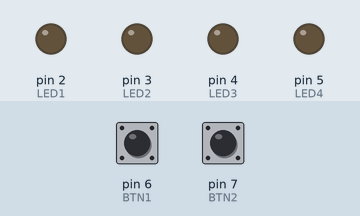
This sketch was run on a simulated Arduino Uno, built with avr-gcc and run on an emulated ATmega328P. On the bench: output pins drawn as LEDs (lit = HIGH). Dashed ring = blinking. Inputs (shaded band) come from the test bench; at power-on: pin 6 (BTN1) HIGH, pin 7 (BTN2) HIGH.

Above: at 1.2 s.
1.3 s: pin 6 (BTN1) pulled LOW for 0.15 s
At 1.4 s:
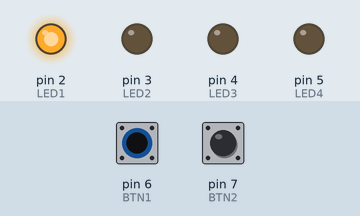
4.3 s: pin 6 (BTN1) pulled LOW for 3.2 s
At 5.0 s:
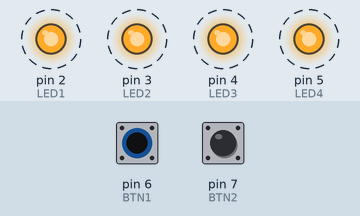
9.0 s: pin 7 (BTN2) pulled LOW for 0.15 s
At 9.3 s:
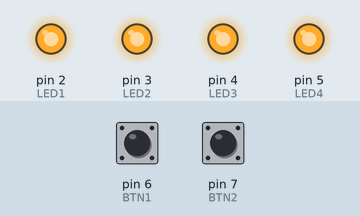
Timing chart, 0 to 12.0 s (numbered marks = the images above; inputs shaded):
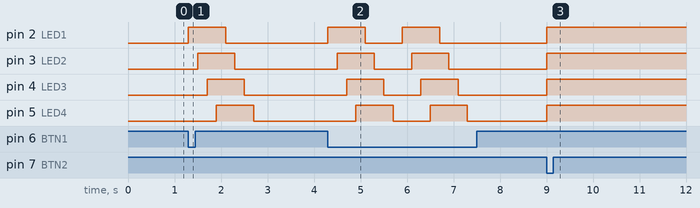

Measured:
- after the input at 1.3 s, pin 2 (LED1): LOW → HIGH at once, → LOW 0.80 s later; pin 3 (LED2): LOW → HIGH after 0.20 s, → LOW 0.80 s later; pin 4 (LED3): LOW → HIGH after 0.40 s, → LOW 0.80 s later; pin 5 (LED4): LOW → HIGH after 0.60 s, → LOW 0.80 s later
- after the input at 4.3 s, pin 2 (LED1): alternates HIGH for 0.80 s and LOW for 0.80 s, 4 changes in all, then stays LOW, starting at once; pin 3 (LED2): alternates HIGH for 0.80 s and LOW for 0.80 s, 4 changes in all, then stays LOW, starting after 0.20 s
- after the input at 9.0 s, pin 2 (LED1), pin 3 (LED2), pin 4 (LED3), pin 5 (LED4): LOW → HIGH at once

The sketch:

finalunocode1.ino
```cpp
#define LED1 2
#define LED2 3
#define LED3 4
#define LED4 5

#define BTN1 6
#define BTN2 7

void setup() {
  pinMode(LED1, OUTPUT);
  pinMode(LED2, OUTPUT);
  pinMode(LED3, OUTPUT);
  pinMode(LED4, OUTPUT);

  pinMode(BTN1, INPUT_PULLUP); // Butonlar GND'ye bağlıysa
  pinMode(BTN2, INPUT_PULLUP);
}

void loop() {
  // Buton 1'e basılırsa LED’ler sırayla yanar
  if (digitalRead(BTN1) == LOW) {
    digitalWrite(LED1, HIGH); delay(200);
    digitalWrite(LED2, HIGH); delay(200);
    digitalWrite(LED3, HIGH); delay(200);
    digitalWrite(LED4, HIGH); delay(200);

    digitalWrite(LED1, LOW); delay(200);
    digitalWrite(LED2, LOW); delay(200);
    digitalWrite(LED3, LOW); delay(200);
    digitalWrite(LED4, LOW); delay(200);
  }

  // Buton 2'ye basılırsa tüm LED’ler yanıp söner
  if (digitalRead(BTN2) == LOW) {
    digitalWrite(LED1, HIGH);
    digitalWrite(LED2, HIGH);
    digitalWrite(LED3, HIGH);
    digitalWrite(LED4, HIGH);
    delay(500);
  }
}
```
